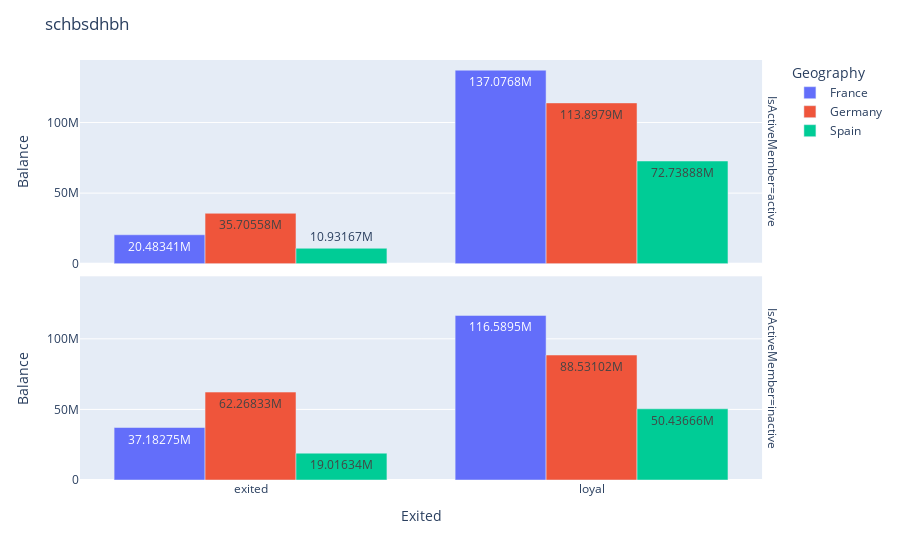

The notebook cell this image was saved under:
### Code cell
exited_data = churn_data.groupby(['Exited', 'Geography', 'IsActiveMember'], as_index=False)['Balance'].sum()
# exited_data.columns['Exited', 'CreditScore', 'Sum']
exited_data

fig = px.bar(
   exited_data,
   x = 'Exited',
   y = 'Balance',
   color = 'Geography', 
   barmode = 'group',
   facet_row='IsActiveMember',
   text_auto=True, 
   
   
)
fig.update_layout(title="schbsdhbh")
fig

### Figure 1 — Plotly figure (JSON) as saved in the notebook; plotly's stock layout.template omitted (floating-point values rounded to 4 significant figures)
{"data": [{"alignmentgroup": "True", "hovertemplate": "Geography=France<br>IsActiveMember=active<br>Exited=%{x}<br>Balance=%{y}<extra></extra>", "legendgroup": "France", "marker": {"color": "#636efa", "pattern": {"shape": ""}}, "name": "France", "offsetgroup": "France", "orientation": "v", "showlegend": true, "textposition": "auto", "texttemplate": "%{y}", "type": "bar", "x": ["exited", "loyal"], "xaxis": "x2", "y": [20480000.0, 137100000.0], "yaxis": "y2"}, {"alignmentgroup": "True", "hovertemplate": "Geography=France<br>IsActiveMember=inactive<br>Exited=%{x}<br>Balance=%{y}<extra></extra>", "legendgroup": "France", "marker": {"color": "#636efa", "pattern": {"shape": ""}}, "name": "France", "offsetgroup": "France", "orientation": "v", "showlegend": false, "textposition": "auto", "texttemplate": "%{y}", "type": "bar", "x": ["exited", "loyal"], "xaxis": "x", "y": [37180000.0, 116600000.0], "yaxis": "y"}, {"alignmentgroup": "True", "hovertemplate": "Geography=Germany<br>IsActiveMember=active<br>Exited=%{x}<br>Balance=%{y}<extra></extra>", "legendgroup": "Germany", "marker": {"color": "#EF553B", "pattern": {"shape": ""}}, "name": "Germany", "offsetgroup": "Germany", "orientation": "v", "showlegend": true, "textposition": "auto", "texttemplate": "%{y}", "type": "bar", "x": ["exited", "loyal"], "xaxis": "x2", "y": [35710000.0, 113900000.0], "yaxis": "y2"}, {"alignmentgroup": "True", "hovertemplate": "Geography=Germany<br>IsActiveMember=inactive<br>Exited=%{x}<br>Balance=%{y}<extra></extra>", "legendgroup": "Germany", "marker": {"color": "#EF553B", "pattern": {"shape": ""}}, "name": "Germany", "offsetgroup": "Germany", "orientation": "v", "showlegend": false, "textposition": "auto", "texttemplate": "%{y}", "type": "bar", "x": ["exited", "loyal"], "xaxis": "x", "y": [62270000.0, 88530000.0], "yaxis": "y"}, {"alignmentgroup": "True", "hovertemplate": "Geography=Spain<br>IsActiveMember=active<br>Exited=%{x}<br>Balance=%{y}<extra></extra>", "legendgroup": "Spain", "marker": {"color": "#00cc96", "pattern": {"shape": ""}}, "name": "Spain", "offsetgroup": "Spain", "orientation": "v", "showlegend": true, "textposition": "auto", "texttemplate": "%{y}", "type": "bar", "x": ["exited", "loyal"], "xaxis": "x2", "y": [10930000.0, 72740000.0], "yaxis": "y2"}, {"alignmentgroup": "True", "hovertemplate": "Geography=Spain<br>IsActiveMember=inactive<br>Exited=%{x}<br>Balance=%{y}<extra></extra>", "legendgroup": "Spain", "marker": {"color": "#00cc96", "pattern": {"shape": ""}}, "name": "Spain", "offsetgroup": "Spain", "orientation": "v", "showlegend": false, "textposition": "auto", "texttemplate": "%{y}", "type": "bar", "x": ["exited", "loyal"], "xaxis": "x", "y": [19020000.0, 50440000.0], "yaxis": "y"}], "layout": {"annotations": [{"font": {}, "showarrow": false, "text": "IsActiveMember=inactive", "textangle": 90, "x": 0.98, "xanchor": "left", "xref": "paper", "y": 0.2425, "yanchor": "middle", "yref": "paper"}, {"font": {}, "showarrow": false, "text": "IsActiveMember=active", "textangle": 90, "x": 0.98, "xanchor": "left", "xref": "paper", "y": 0.7575, "yanchor": "middle", "yref": "paper"}], "barmode": "group", "legend": {"title": {"text": "Geography"}, "tracegroupgap": 0}, "margin": {"t": 60}, "title": {"text": "schbsdhbh"}, "xaxis": {"anchor": "y", "domain": [0, 0.98], "title": {"text": "Exited"}}, "xaxis2": {"anchor": "y2", "domain": [0, 0.98], "matches": "x", "showticklabels": false}, "yaxis": {"anchor": "x", "domain": [0, 0.485], "title": {"text": "Balance"}}, "yaxis2": {"anchor": "x2", "domain": [0.515, 1], "matches": "y", "title": {"text": "Balance"}}}}
